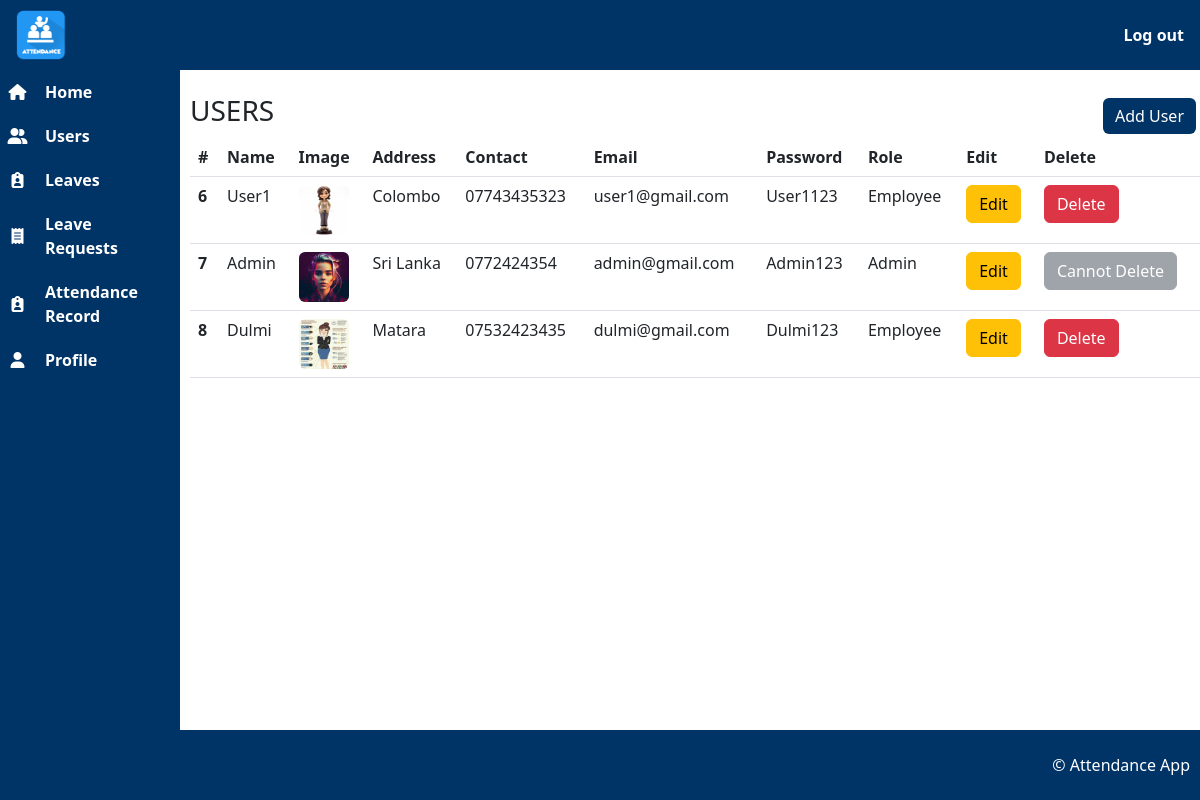
Screenshot of /admin/users.php (signed in) with the database file from the repository.
### tables this page shows
CREATE TABLE `users` (
  `user_id` int(10) NOT NULL,
  `user_name` varchar(50) NOT NULL,
  `user_image` text NOT NULL,
  `user_address` text NOT NULL,
  `user_contact` varchar(12) NOT NULL,
  `user_email` varchar(50) NOT NULL,
  `user_password` varchar(50) NOT NULL,
  `user_role` varchar(50) NOT NULL
);

### admin/users.php (the view)
<?php
include '../includes/admin_head.php';
include '../includes/admin_navbar.php';
include '../includes/admin_sidebar.php';
?>
<main>
    <section>
        <div>
            <div class="d-flex justify-content-between">
                <h3 class="text-uppercase">Users</h3>
                <a href="add_user.php" class='btn btn-custom m-1'>Add User</a>
            </div>
            <div>
                <table class="table">
                    <thead>
                    <thead>
                        <tr>
                            <th scope="col">#</th>
                            <th scope="col">Name</th>
                            <th scope="col">Image</th>
                            <th scope="col">Address</th>
                            <th scope="col">Contact</th>
                            <th scope="col">Email</th>
                            <th scope="col">Password</th>
                            <th scope="col">Role</th>
                            <th scope="col">Edit</th>
                            <th scope="col">Delete</th>
                        </tr>
                    </thead>
                    <tbody>
                        <?php
                        $query = "SELECT * FROM users";
                        $query_conn = mysqli_query($connection, $query);
                        while ($result = mysqli_fetch_assoc($query_conn)) {
                            $user_id = $result['user_id'];
                            $user_name = $result['user_name'];
                            $user_image = $result['user_image'];
                            $user_address = $result['user_address'];
                            $user_contact = $result['user_contact'];
                            $user_email = $result['user_email'];
                            $user_password = $result['user_password'];
                            $user_role = $result['user_role'];
                            ?>
                            <tr>
                                <th scope="row">
                                    <?php echo $user_id; ?>
                                </th>
                                <td>
                                    <?php echo $user_name; ?>
                                </td>
                                <td><img class="rounded" src="../images/<?php echo $user_image; ?>" width="50" height="50">
                                </td>
                                <td>
                                    <?php echo $user_address; ?>
                                </td>
                                <td>
                                    <?php echo $user_contact; ?>
                                </td>
                                <td>
                                    <?php echo $user_email; ?>
                                </td>
                                <td>
                                    <?php echo $user_password; ?>
                                </td>
                                <td>
                                    <?php echo $user_role; ?>
                                </td>
                                <td>
                                    <a href="edit_user.php?edit=<?php echo $user_id; ?>" class="btn btn-warning">Edit</a>
                                </td>
                                <?php
                                if ($user_id == $_SESSION['user_id']) {
                                    ?>
                                    <td><a href="#" class="btn btn-secondary disabled">Cannot Delete</a></td>
                                    <?php
                                } else {
                                    ?>
                                    <td><a onClick="javascript: return confirm('Do you want to delete this user?');"
                                            href="../queries/delete_user_btn.php?delete=<?php echo $user_id; ?>"
                                            class="btn btn-danger">Delete</a></td>
                                <?php } ?>
                            </tr>
                            <?php
                        }
                        ?>
                    </tbody>
                </table>
            </div>
        </div>
    </section>
</main>
 <?php
include '../includes/admin_footer.php';
?>

### includes/admin_head.php (shortened to what this page needs)
<!doctype html>
<html lang="en">
<head>
  <link href="https://cdn.jsdelivr.net/npm/bootstrap@5.2.1/dist/css/bootstrap.min.css" rel="stylesheet">
    <link rel="stylesheet" href="../css/admin_style.css?v=<?php echo time(); ?>">
</head>
<body>

### includes/admin_navbar.php
<header>
  <nav class="navbar fixed-top px-3">
    <div>
      <a href="index.php">
        <img src="../images/logo.png" class="rounded" width="50" height="50" alt="Logo" />
      </a>
    </div>
    <div>
      <ul class="nav-group fw-bold">
        <li><a href="../queries/logout.php" class="nav-items">Log out</a></li>
      </ul>
    </div>
  </nav>
</header>

### includes/admin_sidebar.php
<div class="sidebar btn-custom">
    <div class="sidebar-items">
        <i class="fa-solid fa-house"></i>
        <a href="index.php">Home</a>
    </div>
    <div class="sidebar-items">
        <i class="fa-solid fa-user-group"></i>
        <a href="users.php">Users</a>
    </div>
    <div class="sidebar-items">
        <i class="fa-solid fa-clipboard-user"></i>
        <a href="leaves.php">Leaves</a>
    </div>
    <div class="sidebar-items">
        <i class="fa-solid fa-receipt"></i>
        <a href="leave_requests.php">Leave Requests</a>
    </div>
    <div class="sidebar-items">
        <i class="fa-solid fa-clipboard-user"></i>
        <a href="attendance_record.php">Attendance Record</a>
    </div>
    <div class="sidebar-items">
        <i class="fa-solid fa-user"></i>
        <a href="profile.php">Profile</a>
    </div>
</div>

### includes/admin_footer.php (shortened to what this page needs)
<footer class="fixed-bottom">
  <p>
    © Attendance App
  </p>
</footer>
</body>
</html>

### css/admin_style.css (style rules this page uses)
a { text-decoration: none; }
main { margin-top: 70px; margin-left: 190px; padding-bottom: 60px; }
nav { display: flex; justify-content: space-between; height: 70px; width: 100%; background-color: #003366; }
.nav-group { list-style: none; display: flex; gap: 30px; margin: 0; }
.nav-items { color: #fff; }
.sidebar { position: fixed; top: 0; bottom: 0; left: 0; width: 180px; background-color: #003366; color: #fff; padding: 10px; margin-top: 70px; }
.sidebar-items { display: flex; gap: 20px; margin-bottom: 20px; }
.sidebar-items i { width: 15px; display: flex; justify-content: center; align-items: center; }
.sidebar-items a { display: flex; justify-content: flex-start; align-items: center; color: #fff; text-decoration: none; font-weight: bold; width: 30px; }
footer { display: flex; justify-content: flex-end; align-items: center; height: 70px; width: 100%; background-color: #003366 ; color: #fff; }
footer p { margin: 0; padding: 0 10px 0 0; }
.btn-custom { background-color: #003366; color: #fff; border: none; }

### rows the page displays
users: user_id "6", user_name "User1", user_image (picture), user_address "Colombo", user_contact "07743435323", user_email "user1@gmail.com", user_password "User1123", user_role "Employee"
users: user_id "7", user_name "Admin", user_image (picture), user_address "Sri Lanka", user_contact "0772424354", user_email "admin@gmail.com", user_password "Admin123", user_role "Admin", shows "Cannot Delete"
users: user_id "8", user_name "Dulmi", user_image (picture), user_address "Matara", user_contact "07532423435", user_email "dulmi@gmail.com", user_password "Dulmi123", user_role "Employee"
